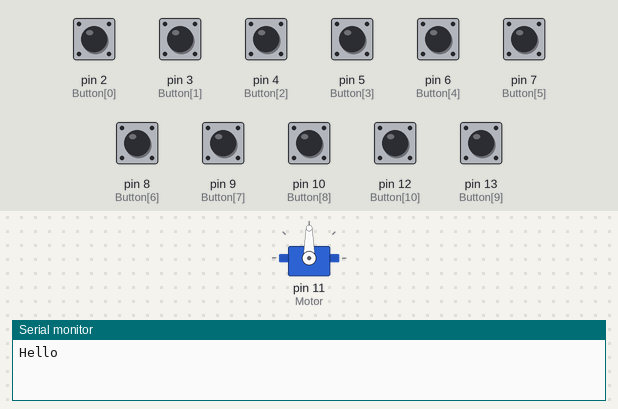
The sketch below on a simulated Arduino Uno, built with avr-gcc and run on an emulated ATmega328P. On the bench: servo, the last lines printed to the serial monitor. The inputs (shaded band) are chosen by the test bench; at power-on: pin 2 (Button[0]), pin 3 (Button[1]), pin 4 (Button[2]), pin 5 (Button[3]), pin 6 (Button[4]), pin 7 (Button[5]), pin 8 (Button[6]), pin 9 (Button[7]), pin 10 (Button[8]), pin 12 (Button[10]), pin 13 (Button[9]) HIGH.

Above: at 0.6 s.
At 2.2 s:
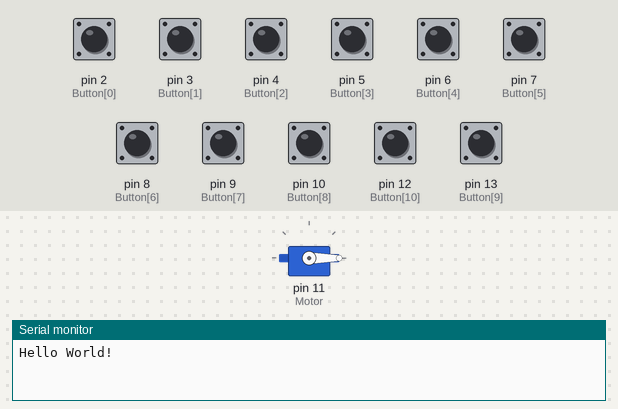
2.3 s: pin 2 (Button[0]) pulled LOW for 0.15 s
3.9 s: pin 3 (Button[1]) pulled LOW for 0.15 s
5.5 s: pin 4 (Button[2]) pulled LOW for 0.15 s
7.1 s: pin 2 (Button[0]) pulled LOW for 1 s
9.6 s: pin 3 (Button[1]) pulled LOW for 1 s
Timing chart, 0 to 12.6 s (numbered marks = the images above; inputs shaded):
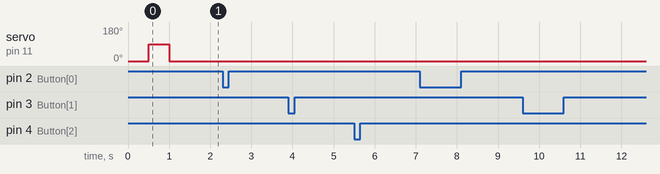

The sketch:

test.ino
```cpp
#include <Servo.h>

int ButtonDelay = 5000;
int ArrMax = 16;
int Button[11] = {2, 3, 4, 5, 6, 7, 8, 9, 10, 13, 12};
int Motor = 11;
// ^ constant
// v variable
int state = 0;  // 0: lock, 1: unlock, 2: setPassword
int time = 0;   // Waiting time
int t = 0;
int inputIndex = 0;
int key[16]{0, 0, 0, 0, -1, -1, -1, -1, -1, -1, -1, -1, -1, -1, -1, -1};
int input[16]{-1, -1, -1, -1, -1, -1, -1, -1, -1, -1, -1, -1, -1, -1, -1, -1};

Servo myservo;

void setup() {
    for (int i = 0; i < 11; i++) {
        pinMode(Button[i], INPUT_PULLUP);
    }
    Serial.begin(9600);
    Serial.print("Hello ");
    myservo.attach(Motor);
    myservo.write(0);
    delay(500);
    myservo.write(90);
    delay(500);
    myservo.write(0);
    Serial.print("World!\n");
}

void showInfo() {
    for (int i = 0; i < inputIndex; i++) {
        Serial.print(input[i]);
        Serial.print(", ");
    }
    Serial.print("\nstate: ");
    Serial.print(state);
    Serial.print("\ninputIndex: ");
    Serial.println(inputIndex);
}

bool check() {
    if (inputIndex <= 0) {
        return false;
    }
    for (int i = 0; i < inputIndex; i++) {
        if (input[i] != key[i] || key[i] == -1 || input[i] == -1) {
            return false;
        }
    }
    return true;
}

void f(int i) {
    if (i == 10) {
        if (state == 0 && check()) {
            state = 1;
        } else if (state == 1) {
            state = 2;
        } else if (state == 2) {
            state = 0;
            if (inputIndex == 0) {
                for (int j = 0; j < ArrMax; j++) {
                    key[j] = -1;
                }
                key[0] = 0;
            } else {
                for (int j = 0; j < ArrMax; j++) {
                    key[j] = input[j];
                }
            }
        }
        Serial.println("enter");
        showInfo();
        for (int j = 0; j < ArrMax; j++) {
            input[j] = -1;
        }
        inputIndex = 0;
    } else if (state == 0 || state == 2) {
        if (inputIndex < ArrMax) {
            input[inputIndex] = i;
            inputIndex++;
            Serial.println(i);
            showInfo();
        }
    } else if (state == 1) {
        state = 0;
    }
}

void loop() {
    for (int i = 0; i < 11; i++) {
        if (!digitalRead(Button[i]) && t <= 0) {
            t = ButtonDelay;
            time = 0;
            f(i);
        }
    }
    if (t > 0) {
        t--;
    }
    time++;
    if (state == 0) {
        myservo.write(0);
    } else {
        myservo.write(90);
    }
}
```
